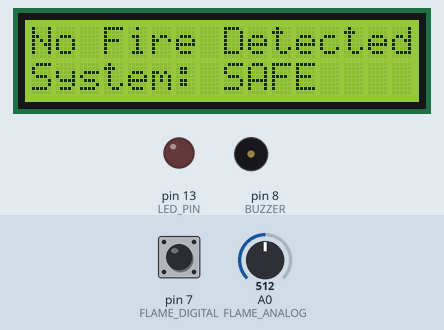
The sketch below on a simulated Arduino Uno, built with avr-gcc and run on an emulated ATmega328P. On the bench: 16×2 character LCD, output pins drawn as LEDs (lit = HIGH), buzzer (waves = sounding, pin HIGH). Inputs (shaded band) come from the test bench; at power-on: pin 7 (FLAME_DIGITAL) HIGH, A0 (FLAME_ANALOG) = 512.

Above: at 3.2 s.
3.3 s: pin 7 (FLAME_DIGITAL) driven LOW
At 4.44 s:
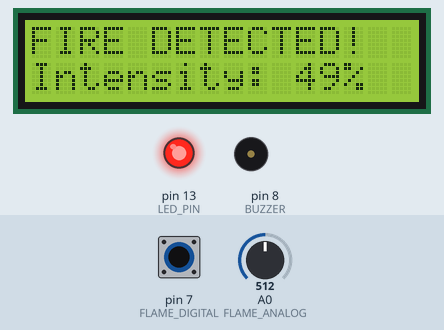
5.2 s: A0 (FLAME_ANALOG) set to 716
At 5.69 s:
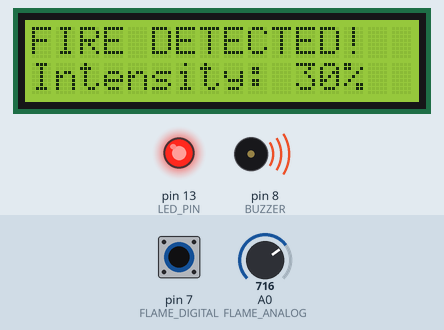
7.1 s: A0 (FLAME_ANALOG) set to 900
At 7.63 s:
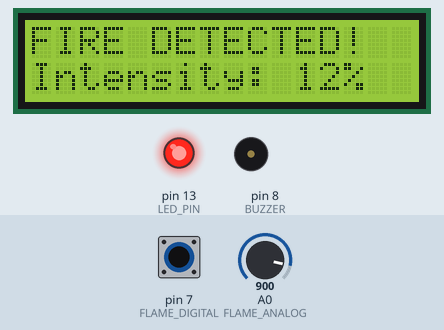
8.7 s: A0 (FLAME_ANALOG) set to 1023
At 9.22 s:
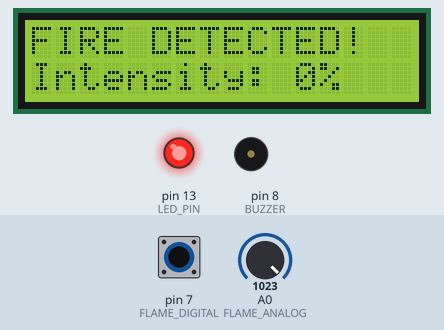
10.3 s: pin 7 (FLAME_DIGITAL) driven HIGH
At 10.8 s:
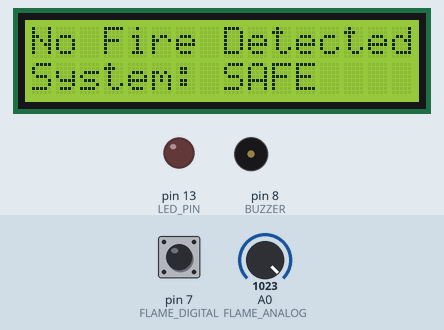
Timing chart, 0 to 12.9 s (numbered marks = the images above; inputs shaded):
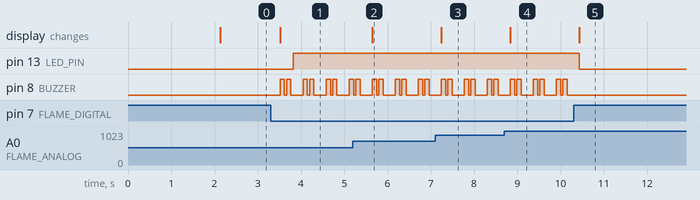

Measured:
- after the input at 3.3 s, pin 13 (LED_PIN): LOW → HIGH after 0.52 s; pin 8 (BUZZER): LOW → HIGH after 0.22 s, then repeats every 0.53 s: LOW 0.05 s, HIGH 0.10 s, LOW 0.28 s, HIGH 0.10 s; the display: changes after 0.22 s (image 1)
- after the input at 5.2 s, the display: changes after 0.45 s (image 2)
- after the input at 7.1 s, the display: changes after 0.14 s (image 3)
- after the input at 8.7 s, the display: changes after 0.14 s (image 4)
- after the input at 10.3 s, pin 13 (LED_PIN): HIGH → LOW after 0.13 s; pin 8 (BUZZER): stops changing and stays LOW; the display: changes after 0.13 s (image 5)

The sketch:

sketch.ino
```cpp
#include <Wire.h>
#include <LiquidCrystal_I2C.h>

// ─── Pin Definitions ─────────────────────────────────────────────
#define FLAME_DIGITAL  7   // KY-026 DO pin  → Arduino D7 (Button simulates in Wokwi)
#define FLAME_ANALOG   A0  // KY-026 AO pin  → Arduino A0 (Potentiometer in Wokwi)
#define BUZZER         8   // Passive buzzer → Arduino D8
#define LED_PIN        13  // LED (220Ω)     → Arduino D13

// ─── LCD: I2C address 0x27, 16 cols, 2 rows ──────────────────────
LiquidCrystal_I2C lcd(0x27, 16, 2);

// ─── Setup ───────────────────────────────────────────────────────
void setup() {
  pinMode(FLAME_DIGITAL, INPUT_PULLUP);
  pinMode(BUZZER,        OUTPUT);
  pinMode(LED_PIN,       OUTPUT);

  // Initialise LCD and show splash screen
  lcd.init();
  lcd.backlight();
  lcd.setCursor(0, 0); lcd.print("Fire Alert Sys  ");
  lcd.setCursor(0, 1); lcd.print("  Initialising..");
  delay(2000);
  lcd.clear();
}

// ─── Main Loop ────────────────────────────────────────────────────
void loop() {
  // KY-026 active-LOW: LOW = flame detected
  // In Wokwi: press the button to simulate flame detection
  int flameDigital = digitalRead(FLAME_DIGITAL);
  int flameAnalog  = analogRead(FLAME_ANALOG);

  // Map analog: lower ADC = stronger/closer flame = higher %
  int intensity = map(flameAnalog, 1023, 0, 0, 100);
  intensity = constrain(intensity, 0, 100);

  if (flameDigital == LOW) {
    // ── Flame Detected ────────────────────────────────────────────
    lcd.setCursor(0, 0); lcd.print("FIRE DETECTED!  ");
    lcd.setCursor(0, 1);
    lcd.print("Intensity: ");
    lcd.print(intensity);
    lcd.print("%   ");

    // Buzzer beep pattern (more urgent)
    digitalWrite(BUZZER, HIGH);
    delay(100);
    digitalWrite(BUZZER, LOW);
    delay(50);
    digitalWrite(BUZZER, HIGH);
    delay(100);
    digitalWrite(BUZZER, LOW);
    delay(50);

    digitalWrite(LED_PIN, HIGH);   // LED stays ON

  } else {
    // ── No Flame ─────────────────────────────────────────────────
    lcd.setCursor(0, 0); lcd.print("No Fire Detected");
    lcd.setCursor(0, 1); lcd.print("System: SAFE    ");

    digitalWrite(BUZZER,  LOW);    // Buzzer OFF
    digitalWrite(LED_PIN, LOW);    // LED OFF
  }

  delay(200);  // 200 ms poll — prevents LCD flicker
}
```
